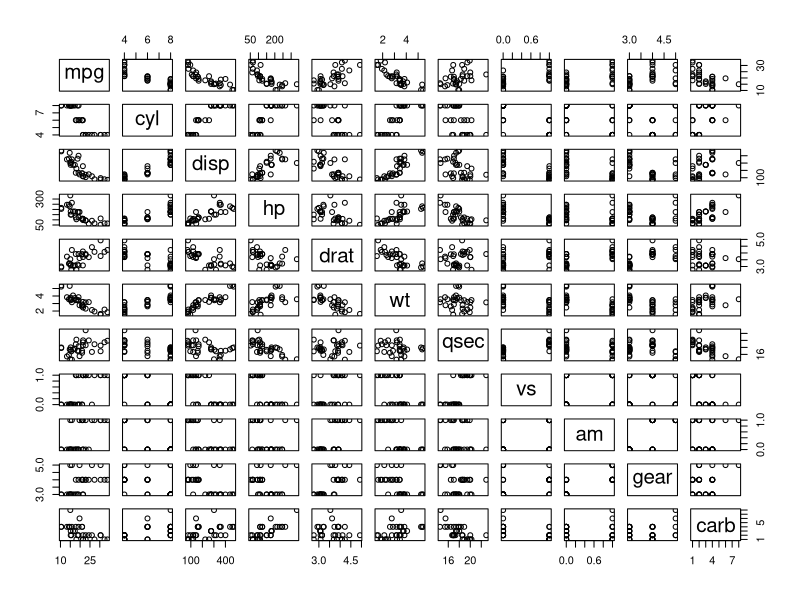
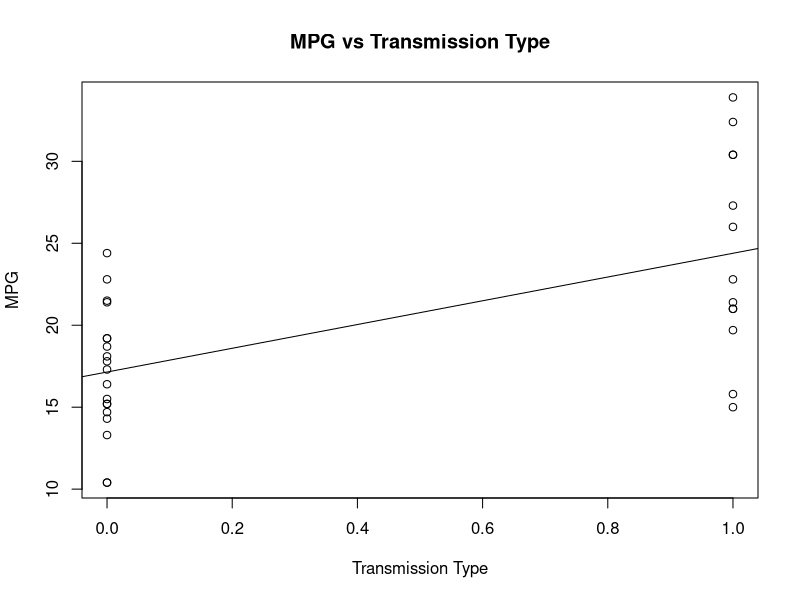
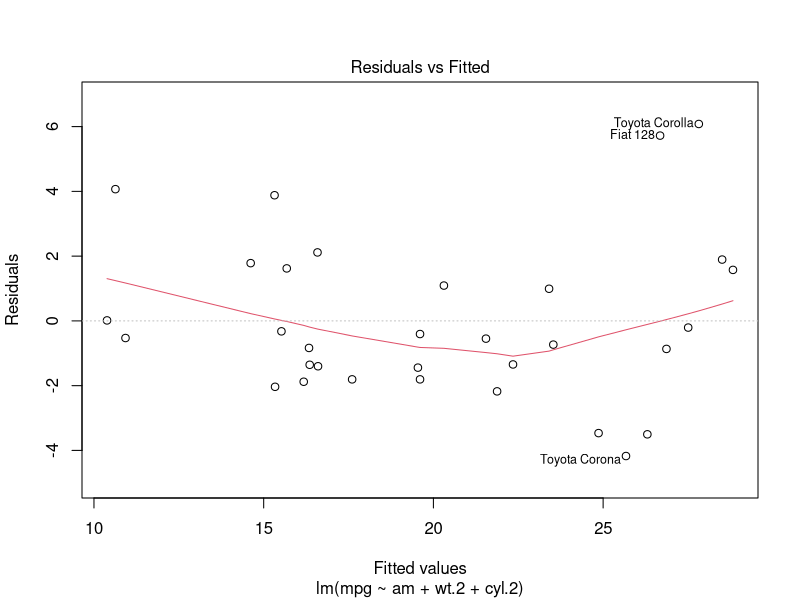

The R script that drew these images, in order:
## ---- chunk 1
data(mtcars)
pairs(mtcars)
## ---- chunk 2
cor(mtcars)
## ---- chunk 3
fit <- lm(mpg ~ am, data = mtcars)
summary(fit)
## ---- chunk 4
plot(mtcars$am, mtcars$mpg, xlab="Transmission Type", ylab="MPG", main="MPG vs Transmission Type")
abline(fit)
## ---- chunk 5
mtcars$cyl.2 <- mtcars$cyl - min(mtcars$cyl)
mtcars$disp.2 <- mtcars$disp - mean(mtcars$disp)
mtcars$hp.2 <- mtcars$hp - mean(mtcars$hp)
mtcars$wt.2 <- (mtcars$wt - mean(mtcars$wt)) * 1000 # also scale to lb
## ---- chunk 6
fit2 <- lm(mpg ~ am + wt.2, data = mtcars)
fit3 <- lm(mpg ~ am + wt.2 + cyl.2, data = mtcars)
fit4 <- lm(mpg ~ am + wt.2 + cyl.2 + disp.2, data = mtcars)
fit5 <- lm(mpg ~ am + wt.2 + cyl.2 + disp.2 + hp.2, data = mtcars)
anova(fit, fit2, fit3, fit4, fit5)
## ---- chunk 7
summary(fit3)
## ---- chunk 8
plot(fit3, which = 1)
